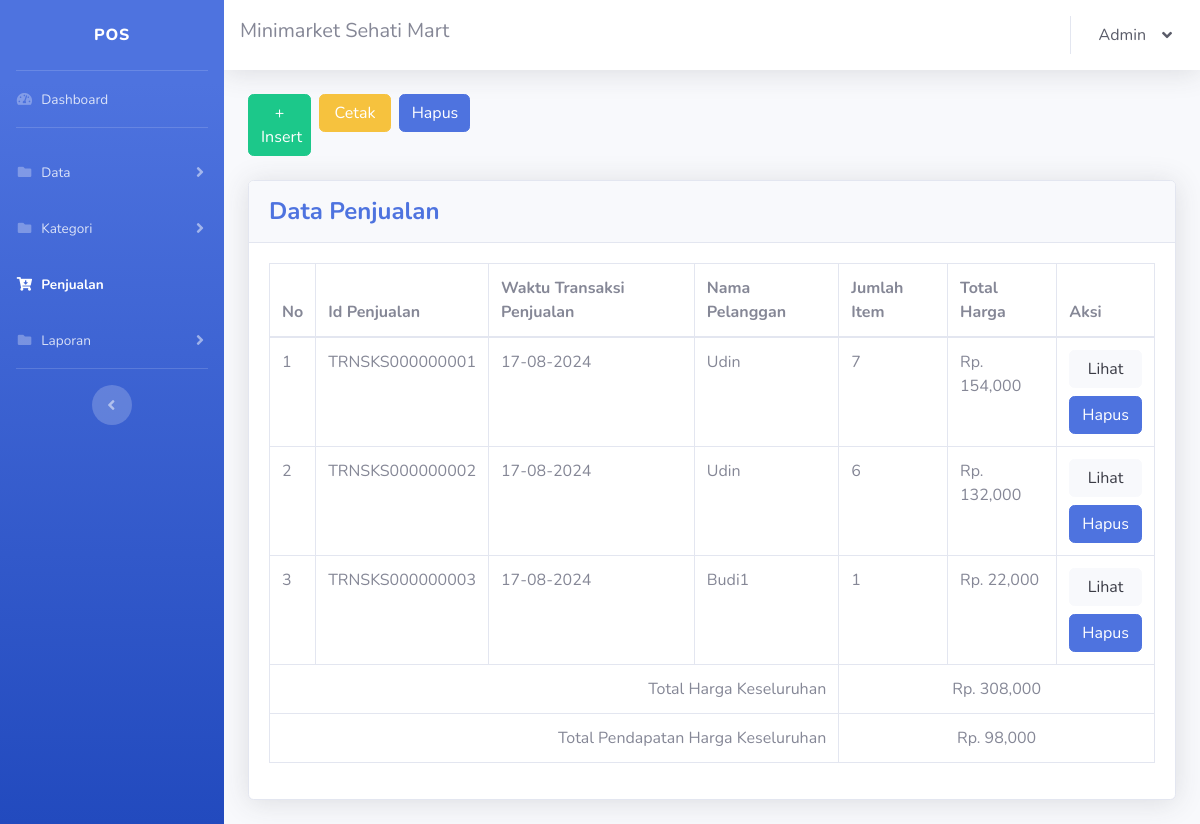
Page /karyawan/penjualan.php (signed in) on the committed database.
### tables this page shows
CREATE TABLE `tbl_pengaturan` (
  `pengaturan_id` int NOT NULL,
  `pengaturan_nama_sidebar` text NOT NULL,
  `pengaturan_nama_navbar` text NOT NULL,
  `pengaturan_alamat` text NOT NULL,
  `pengaturan_no_hp` varchar(15) NOT NULL
);

CREATE TABLE `tbl_pengguna` (
  `pengguna_id` int NOT NULL,
  `pengguna_nama` text NOT NULL,
  `username` varchar(30) NOT NULL,
  `password` varchar(30) NOT NULL,
  `pengguna_pilihan` varchar(30) NOT NULL
);

CREATE TABLE `tbl_pelanggan` (
  `pelanggan_id` varchar(10) NOT NULL,
  `pelanggan_nama` text NOT NULL,
  `pelanggan_no_hp` varchar(15) NOT NULL
);

### karyawan/penjualan.php (the view, shortened to what this page needs)
<!DOCTYPE html>
<html lang="en">
<?php
include '../config.php';
$data = mysqli_query($config, "SELECT * FROM tbl_pengaturan");
$row = mysqli_fetch_assoc($data);
$pengaturan_nama_sidebar = $row["pengaturan_nama_sidebar"];
$pengaturan_nama_navbar = $row["pengaturan_nama_navbar"];
$data2 = mysqli_query($config, "SELECT * FROM tbl_pengguna WHERE pengguna_id='{$_SESSION['pengguna_id']}'");
$row1 = mysqli_fetch_assoc($data2);
$pengguna_nama = $row1["pengguna_nama"];
?>
<head>
    <link href="../vendor/fontawesome-free/css/all.min.css" rel="stylesheet" type="text/css">
    <link href="../css/sb-admin-2.min.css" rel="stylesheet">
</head>
<body id="page-top">
    <div id="wrapper">
        <ul class="navbar-nav bg-gradient-primary sidebar sidebar-dark accordion" id="accordionSidebar">
            <a class="sidebar-brand d-flex align-items-center justify-content-center" href="index.html">
                <div class="sidebar-brand-text mx-3"><?= htmlspecialchars($pengaturan_nama_sidebar) ?></div>
            </a>
            <hr class="sidebar-divider my-0">
            <li class="nav-item">
                <a class="nav-link" href="index.php">
                    <i class="fas fa-fw fa-tachometer-alt"></i>
                    <span>Dashboard</span>
                </a>
            </li>
            <hr class="sidebar-divider">
            <li class="nav-item">
                <a class="nav-link collapsed" href="#" data-toggle="collapse" data-target="#collapseTwo" aria-expanded="true" aria-controls="collapseTwo">
                    <i class="fas fa-fw fa-folder"></i>
                    <span>Data</span>
                </a>
            </li>
            <li class="nav-item">
                <a class="nav-link collapsed" href="#" data-toggle="collapse" data-target="#collapseThree" aria-expanded="true" aria-controls="collapseThree">
                    <i class="fas fa-fw fa-folder"></i>
                    <span>Kategori</span>
                </a>
            </li>
            <li class="nav-item active">
                <a class="nav-link" href="penjualan.php">
                    <i class="fas fa-fw fa-cart-arrow-down"></i>
                    <span>Penjualan</span>
                </a>
            </li>
            <li class="nav-item">
                <a class="nav-link collapsed" href="#" data-toggle="collapse" data-target="#collapseFour" aria-expanded="true" aria-controls="collapseFour">
                    <i class="fas fa-fw fa-folder"></i>
                    <span>Laporan</span>
                </a>
            </li>
            <hr class="sidebar-divider">
            <div class="text-center d-none d-md-inline">
                <button class="rounded-circle border-0" id="sidebarToggle"></button>
            </div>
        </ul>
        <div id="content-wrapper" class="d-flex flex-column">
            <div id="content">
                <nav class="navbar navbar-expand navbar-light bg-white topbar mb-4 static-top shadow">
                    <h5><?= htmlspecialchars($pengaturan_nama_navbar) ?></h5>
                    <ul class="navbar-nav ml-auto">
                        <li class="nav-item dropdown no-arrow">
                            <a class="nav-link dropdown-toggle text-dark" href="#" id="userDropdown" role="button" data-toggle="dropdown" aria-haspopup="true" aria-expanded="false">
                                <?= htmlspecialchars($pengguna_nama) ?>
                                <i class="ml-3 fas fa-angle-down"></i>
                            </a>
                        </li>
                    </ul>
                </nav>
                <div class="container-fluid">
                    <div class="row my-4">
                        <div class="col-lg-1 pr-1">
                            <a href="penjualan_insert.php" class="btn btn-success btn-block">+ Insert</a>
                        </div>
                        <div class="col-lg-1 px-1">
                            <a href="laporan_penjualan.php" class="btn btn-warning btn-block">Cetak</a>
                        </div>
                        <div class="col-lg-1 px-1">
                            <a href="penjualan_hapus.php" class="btn btn-primary btn-user btn-block">Hapus</a>
                        </div>
                    </div>
                    <div class="card shadow mb-4">
                        <div class="card-header py-3">
                            <h4 class="m-0 font-weight-bold text-primary">Data Penjualan</h4>
                        </div>
                        <div class="card-body">
                            <div class="table-responsive">
                                <table class="table table-bordered" width="100%" cellspacing="0">
                                    <thead>
                                        <tr>
                                            <th>No</th>
                                            <th>Id Penjualan</th>
                                            <th>Waktu Transaksi Penjualan</th>
                                            <th>Nama Pelanggan</th>
                                            <th>Jumlah Item</th>
                                            <th>Total Harga</th>
                                            <th>Aksi</th>
                                        </tr>
                                    </thead>
                                    <tbody>
                                        <?php
                                        $no = 1;
                                        $query = "SELECT DISTINCT transaksi_id, tgl_wktu_transaksi, pelanggan_id, SUM(jumlah_item) AS jumlah_item, SUM(total_harga) AS total_harga
                                        FROM tbl_transaksi
                                        GROUP BY transaksi_id, tgl_wktu_transaksi, pelanggan_id";
                                        $data3 = mysqli_query($config, $query);
                                        if ($data3) {
                                            while ($row3 = mysqli_fetch_assoc($data3)) {
                                                $transaksi_id = $row3["transaksi_id"];
                                                $tgl_wktu_transaksi = $row3["tgl_wktu_transaksi"];
                                                $pelanggan_id = $row3["pelanggan_id"];
                                                $jumlah_item = $row3["jumlah_item"];
                                                $total_harga = number_format($row3["total_harga"], 0);
                                                $pelangganData = mysqli_query($config, "SELECT pelanggan_nama FROM tbl_pelanggan WHERE pelanggan_id='$pelanggan_id'");
                                                $pelanggan = mysqli_fetch_assoc($pelangganData);
                                                $pelanggan_nama = $pelanggan["pelanggan_nama"];
                                                echo "<tr>
                                                    <td>$no</td>
                                                    <td>$transaksi_id</td>
                                                    <td>" . date("d-m-Y", strtotime($tgl_wktu_transaksi)) . "</td>
                                                    <td>$pelanggan_nama</td>
                                                    <td>$jumlah_item</td>
                                                    <td>Rp. $total_harga</td>
                                                    <td>
                                                        <a href='penjualan_view.php?transaksi_id=$transaksi_id' class='btn btn-light btn-user btn-block'>Lihat</a>
                                                        <a href='penjualan_hapus_satuan.php?transaksi_id=$transaksi_id' class='btn btn-primary btn-user btn-block'>Hapus</a>
                                                    </td>
                                                </tr>";
                                                $no++;
                                            }
                                        } else {
                                            echo "Query error: " . mysqli_error($config);
                                        }
                                        $data6 = mysqli_query($config, "SELECT sum(total_harga_m) as total_harga_m, sum(total_harga) as total_harga FROM tbl_transaksi");
                                        $row6 = mysqli_fetch_assoc($data6);
                                        $total_harga_m = number_format($row6["total_harga"] - $row6["total_harga_m"], 0);
                                        $total_harga = number_format($row6["total_harga"], 0);
                                        echo "<tr>
                                                <td colspan='4' align='right'>Total Harga Keseluruhan</td>
                                                <td colspan='3' align='center'>Rp. $total_harga</td>
                                            </tr>
                                            <tr>
                                                <td colspan='4' align='right'>Total Pendapatan Harga Keseluruhan</td>
                                                <td colspan='3' align='center'>Rp. $total_harga_m</td>
                                            </tr>";
                                        ?>
                                    </tbody>
                                </table>
                            </div>
                        </div>
                    </div>
                </div>
            </div>
        </div>
    </body>
</html>

### rows in the picture
tbl_pengaturan: pengaturan_nama_sidebar "POS", pengaturan_nama_navbar "Minimarket Sehati Mart"
tbl_pengguna: pengguna_nama "Admin"
tbl_pelanggan: pelanggan_nama "Udin"
tbl_pelanggan: pelanggan_nama "Budi1"

### other values in the picture
$transaksi_id "TRNSKS000000001"
date("d-m-Y", strtotime($tgl_wktu_transaksi)) "17-08-2024"
$jumlah_item "7"
$total_harga "154,000"
$transaksi_id "TRNSKS000000002"
$jumlah_item "6"
$total_harga "132,000"
$transaksi_id "TRNSKS000000003"
$jumlah_item "1"
$total_harga "22,000"
$total_harga "308,000"
$total_harga_m "98,000"
